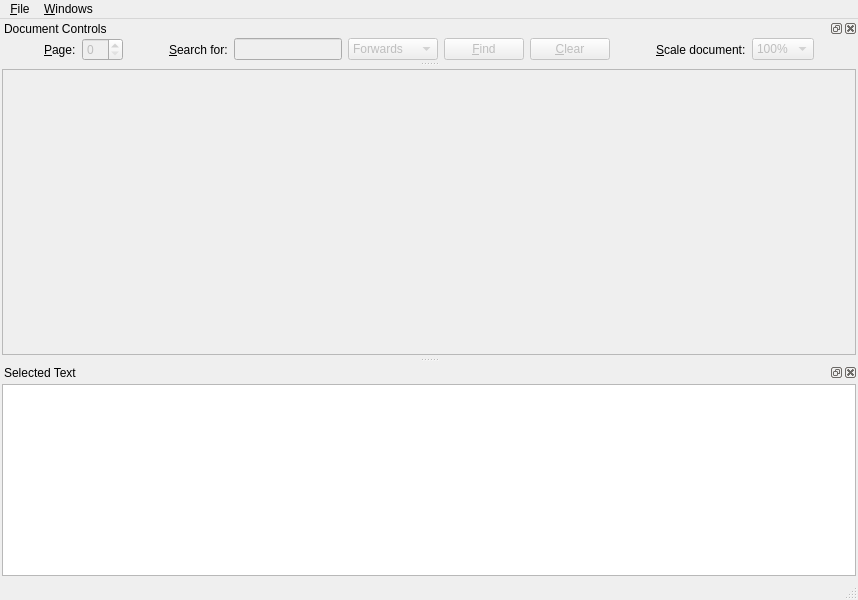
<?xml version="1.0" encoding="UTF-8"?>
<ui version="4.0">
 <class>MainWindow</class>
 <widget class="QMainWindow" name="MainWindow">
  <property name="geometry">
   <rect>
    <x>0</x>
    <y>0</y>
    <width>858</width>
    <height>600</height>
   </rect>
  </property>
  <property name="windowTitle">
   <string>PDF Viewer</string>
  </property>
  <property name="dockOptions">
   <set>QMainWindow::AllowNestedDocks|QMainWindow::AllowTabbedDocks|QMainWindow::AnimatedDocks|QMainWindow::ForceTabbedDocks</set>
  </property>
  <widget class="QWidget" name="centralwidget">
   <property name="sizePolicy">
    <sizepolicy hsizetype="Preferred" vsizetype="Expanding">
     <horstretch>0</horstretch>
     <verstretch>0</verstretch>
    </sizepolicy>
   </property>
   <layout class="QHBoxLayout" name="horizontalLayout">
    <property name="margin">
     <number>2</number>
    </property>
    <item>
     <widget class="QScrollArea" name="scrollArea">
      <property name="widgetResizable">
       <bool>true</bool>
      </property>
      <property name="alignment">
       <set>Qt::AlignCenter</set>
      </property>
      <widget class="QWidget" name="scrollAreaWidgetContents">
       <property name="geometry">
        <rect>
         <x>0</x>
         <y>0</y>
         <width>852</width>
         <height>268</height>
        </rect>
       </property>
      </widget>
     </widget>
    </item>
   </layout>
  </widget>
  <widget class="QMenuBar" name="menubar">
   <property name="geometry">
    <rect>
     <x>0</x>
     <y>0</y>
     <width>858</width>
     <height>23</height>
    </rect>
   </property>
   <widget class="QMenu" name="menu_File">
    <property name="title">
     <string>&amp;File</string>
    </property>
    <addaction name="openAction"/>
    <addaction name="exitAction"/>
   </widget>
   <widget class="QMenu" name="menu_Windows">
    <property name="title">
     <string>&amp;Windows</string>
    </property>
    <addaction name="documentControlsAction"/>
   </widget>
   <addaction name="menu_File"/>
   <addaction name="menu_Windows"/>
  </widget>
  <widget class="QStatusBar" name="statusbar"/>
  <widget class="QDockWidget" name="controlsDockWidget">
   <property name="enabled">
    <bool>true</bool>
   </property>
   <property name="floating">
    <bool>false</bool>
   </property>
   <property name="features">
    <set>QDockWidget::AllDockWidgetFeatures</set>
   </property>
   <property name="allowedAreas">
    <set>Qt::BottomDockWidgetArea|Qt::TopDockWidgetArea</set>
   </property>
   <property name="windowTitle">
    <string>Document Controls</string>
   </property>
   <attribute name="dockWidgetArea">
    <number>4</number>
   </attribute>
   <widget class="QWidget" name="dockWidgetContents">
    <layout class="QHBoxLayout">
     <property name="leftMargin">
      <number>4</number>
     </property>
     <property name="topMargin">
      <number>0</number>
     </property>
     <property name="rightMargin">
      <number>4</number>
     </property>
     <property name="bottomMargin">
      <number>0</number>
     </property>
     <item>
      <spacer name="horizontalSpacer">
       <property name="orientation">
        <enum>Qt::Horizontal</enum>
       </property>
       <property name="sizeHint" stdset="0">
        <size>
         <width>20</width>
         <height>20</height>
        </size>
       </property>
      </spacer>
     </item>
     <item>
      <layout class="QHBoxLayout" name="_2">
       <item>
        <widget class="QLabel" name="pageLabel">
         <property name="text">
          <string>&amp;Page:</string>
         </property>
         <property name="buddy">
          <cstring>pageSpinBox</cstring>
         </property>
        </widget>
       </item>
       <item>
        <widget class="QSpinBox" name="pageSpinBox">
         <property name="enabled">
          <bool>false</bool>
         </property>
        </widget>
       </item>
      </layout>
     </item>
     <item>
      <spacer name="horizontalSpacer_2">
       <property name="orientation">
        <enum>Qt::Horizontal</enum>
       </property>
       <property name="sizeHint" stdset="0">
        <size>
         <width>20</width>
         <height>20</height>
        </size>
       </property>
      </spacer>
     </item>
     <item>
      <layout class="QHBoxLayout" name="_3">
       <item>
        <widget class="QLabel" name="searchLabel">
         <property name="text">
          <string>&amp;Search for:</string>
         </property>
         <property name="textFormat">
          <enum>Qt::AutoText</enum>
         </property>
         <property name="buddy">
          <cstring>searchLineEdit</cstring>
         </property>
        </widget>
       </item>
       <item>
        <widget class="QLineEdit" name="searchLineEdit">
         <property name="enabled">
          <bool>false</bool>
         </property>
        </widget>
       </item>
       <item>
        <widget class="QComboBox" name="searchComboBox">
         <property name="enabled">
          <bool>false</bool>
         </property>
         <item>
          <property name="text">
           <string>Forwards</string>
          </property>
         </item>
         <item>
          <property name="text">
           <string>Backwards</string>
          </property>
         </item>
        </widget>
       </item>
       <item>
        <widget class="QPushButton" name="findButton">
         <property name="enabled">
          <bool>false</bool>
         </property>
         <property name="text">
          <string>&amp;Find</string>
         </property>
        </widget>
       </item>
       <item>
        <widget class="QPushButton" name="clearButton">
         <property name="enabled">
          <bool>false</bool>
         </property>
         <property name="text">
          <string>&amp;Clear</string>
         </property>
        </widget>
       </item>
      </layout>
     </item>
     <item>
      <spacer>
       <property name="orientation">
        <enum>Qt::Horizontal</enum>
       </property>
       <property name="sizeHint" stdset="0">
        <size>
         <width>20</width>
         <height>20</height>
        </size>
       </property>
      </spacer>
     </item>
     <item>
      <widget class="QLabel" name="label">
       <property name="text">
        <string>&amp;Scale document:</string>
       </property>
       <property name="buddy">
        <cstring>scaleComboBox</cstring>
       </property>
      </widget>
     </item>
     <item>
      <widget class="QComboBox" name="scaleComboBox">
       <property name="enabled">
        <bool>false</bool>
       </property>
       <property name="currentIndex">
        <number>3</number>
       </property>
       <item>
        <property name="text">
         <string>25%</string>
        </property>
       </item>
       <item>
        <property name="text">
         <string>50%</string>
        </property>
       </item>
       <item>
        <property name="text">
         <string>75%</string>
        </property>
       </item>
       <item>
        <property name="text">
         <string>100%</string>
        </property>
       </item>
       <item>
        <property name="text">
         <string>125%</string>
        </property>
       </item>
       <item>
        <property name="text">
         <string>150%</string>
        </property>
       </item>
       <item>
        <property name="text">
         <string>200%</string>
        </property>
       </item>
       <item>
        <property name="text">
         <string>300%</string>
        </property>
       </item>
       <item>
        <property name="text">
         <string>400%</string>
        </property>
       </item>
      </widget>
     </item>
     <item>
      <spacer name="horizontalSpacer_3">
       <property name="orientation">
        <enum>Qt::Horizontal</enum>
       </property>
       <property name="sizeHint" stdset="0">
        <size>
         <width>20</width>
         <height>20</height>
        </size>
       </property>
      </spacer>
     </item>
    </layout>
   </widget>
  </widget>
  <widget class="QDockWidget" name="selectionDockWidget">
   <property name="allowedAreas">
    <set>Qt::BottomDockWidgetArea|Qt::TopDockWidgetArea</set>
   </property>
   <property name="windowTitle">
    <string>Selected Text</string>
   </property>
   <attribute name="dockWidgetArea">
    <number>8</number>
   </attribute>
   <widget class="QWidget" name="dockWidgetContents_2">
    <layout class="QHBoxLayout" name="horizontalLayout_2">
     <property name="margin">
      <number>2</number>
     </property>
     <item>
      <widget class="QTextBrowser" name="textViewer">
       <property name="sizePolicy">
        <sizepolicy hsizetype="Expanding" vsizetype="Preferred">
         <horstretch>0</horstretch>
         <verstretch>0</verstretch>
        </sizepolicy>
       </property>
      </widget>
     </item>
    </layout>
   </widget>
  </widget>
  <action name="openAction">
   <property name="text">
    <string>&amp;Open...</string>
   </property>
   <property name="shortcut">
    <string>Ctrl+O</string>
   </property>
  </action>
  <action name="exitAction">
   <property name="text">
    <string>E&amp;xit</string>
   </property>
   <property name="shortcut">
    <string>Ctrl+Q</string>
   </property>
  </action>
  <action name="increaseScaleAction">
   <property name="text">
    <string>&amp;Increase Scale</string>
   </property>
   <property name="shortcut">
    <string>Ctrl++</string>
   </property>
  </action>
  <action name="decreaseScaleAction">
   <property name="text">
    <string>&amp;Decrease Scale</string>
   </property>
   <property name="shortcut">
    <string>Ctrl+-</string>
   </property>
  </action>
  <action name="documentControlsAction">
   <property name="checkable">
    <bool>true</bool>
   </property>
   <property name="checked">
    <bool>true</bool>
   </property>
   <property name="text">
    <string>&amp;Document Controls</string>
   </property>
  </action>
  <action name="selectedTextAction">
   <property name="checkable">
    <bool>true</bool>
   </property>
   <property name="checked">
    <bool>true</bool>
   </property>
   <property name="text">
    <string>&amp;Selected Text</string>
   </property>
  </action>
 </widget>
 <resources/>
 <connections>
  <connection>
   <sender>clearButton</sender>
   <signal>clicked()</signal>
   <receiver>searchLineEdit</receiver>
   <slot>clear()</slot>
   <hints>
    <hint type="sourcelabel">
     <x>678</x>
     <y>558</y>
    </hint>
    <hint type="destinationlabel">
     <x>399</x>
     <y>555</y>
    </hint>
   </hints>
  </connection>
 </connections>
</ui>
